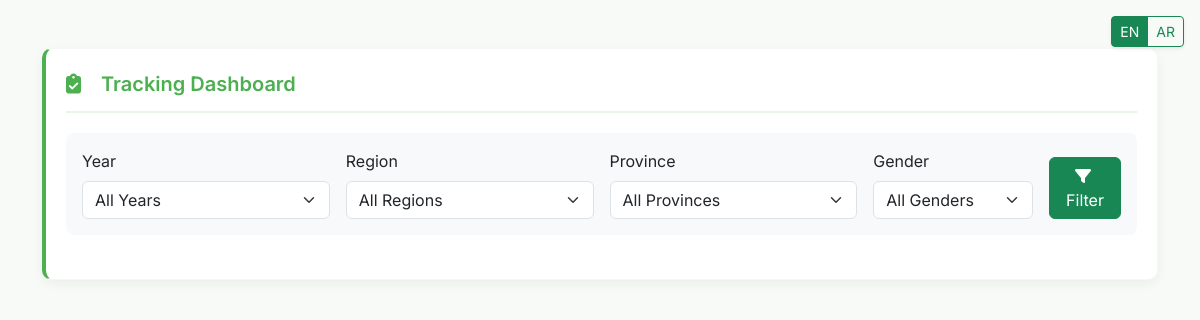
The app's page /tracking/, older data.
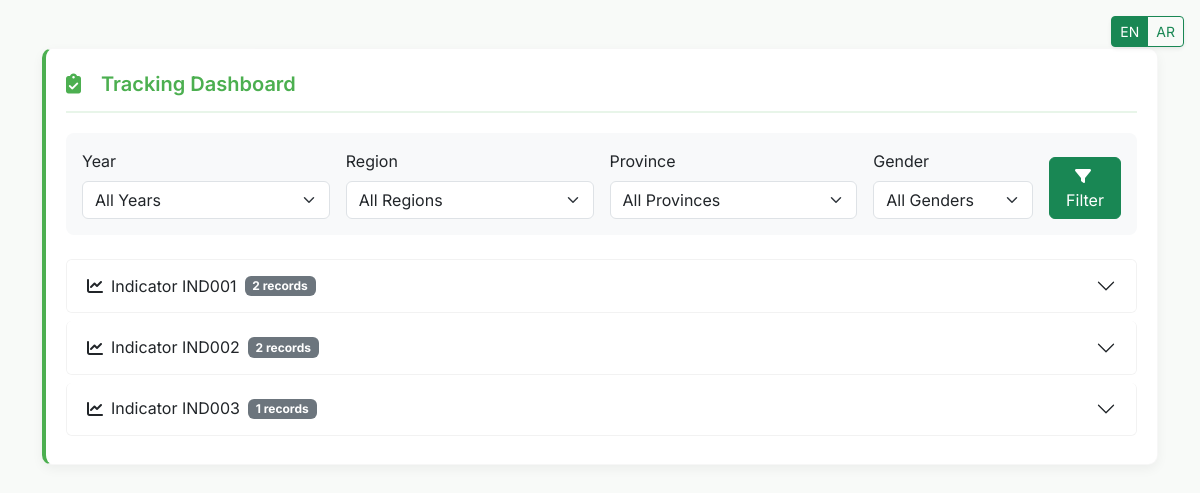
The same page, newer data.
### models.py (models this page shows)
class IndicatorValue(Base):
    __tablename__ = "indicator_values"
    record_id = Column(Integer, primary_key=True, index=True, autoincrement=True)
    indicator_id = Column(String, ForeignKey("indicators.id"))
    year = Column(Integer)
    region = Column(Text, nullable=True)
    province = Column(Text, nullable=True)
    gender = Column(Text, nullable=True)
    value = Column(Text, nullable=True)
    unit = Column(Text, nullable=True)
    source = Column(Text, nullable=True)
    last_updated = Column(DateTime, server_default=func.now(), onupdate=func.now())
    tracking_status = Column(Text, nullable=True)
    tracking_message = Column(Text, nullable=True)
    imported_by = Column(String, nullable=True)
    imported_at = Column(DateTime, server_default=func.now())

### main.py (the view)
@app.get("/tracking/", response_class=HTMLResponse)
def tracking_dashboard(
    request: Request,
    db: Session = Depends(get_db),
    year: Optional[int] = Query(None),
    region: Optional[str] = Query(None),
    province: Optional[str] = Query(None),
    gender: Optional[str] = Query(None),
):
    query = db.query(IndicatorValue).filter(IndicatorValue.tracking_status.isnot(None))
    if year:
        query = query.filter(IndicatorValue.year == year)
    if region:
        query = query.filter(IndicatorValue.region == region)
    if province:
        query = query.filter(IndicatorValue.province == province)
    if gender:
        query = query.filter(IndicatorValue.gender == gender)
    values = query.order_by(IndicatorValue.year.desc()).all()
    tracking_by_indicator = {}
    for value in values:
        tracking_by_indicator.setdefault(value.indicator_id, []).append(value)
    filter_query = db.query(
        IndicatorValue.year,
        IndicatorValue.region,
        IndicatorValue.province,
        IndicatorValue.gender
    ).filter(IndicatorValue.tracking_status.isnot(None)).distinct()
    filter_results = filter_query.all()
    filter_years = sorted({r.year for r in filter_results if r.year}, reverse=True)
    filter_regions = sorted({r.region for r in filter_results if r.region})
    filter_provinces = sorted({r.province for r in filter_results if r.province})
    filter_genders = sorted({r.gender for r in filter_results if r.gender})
    return templates.TemplateResponse("tracking.html", {
        "request": request,
        "tracking_by_indicator": tracking_by_indicator,
        "filter_years": filter_years,
        "filter_regions": filter_regions,
        "filter_provinces": filter_provinces,
        "filter_genders": filter_genders,
        "selected_year": year,
        "selected_region": region,
        "selected_province": province,
        "selected_gender": gender,
        "lang": get_lang(request),
    })

### templates/tracking.html (shortened to what this page needs)
<!DOCTYPE html>
{% set current_lang = request.query_params.get('lang', lang if lang is defined else 'en') if request else (lang if lang is defined else 'en') %}
<html lang="{{ current_lang }}" dir="{{ 'rtl' if current_lang == 'ar' else 'ltr' }}">
<head>
    <link href="https://cdn.jsdelivr.net/npm/bootstrap@5.3.0/dist/css/bootstrap.min.css" rel="stylesheet">
    <link rel="stylesheet" href="https://cdnjs.cloudflare.com/ajax/libs/font-awesome/6.4.0/css/all.min.css">
</head>
<body>
    <div class="position-fixed top-0 end-0 p-3" style="z-index: 10;">
        <div class="btn-group btn-group-sm shadow-sm" role="group">
            <a class="btn {% if current_lang == 'en' %}btn-success{% else %}btn-outline-success{% endif %}" href="?lang=en">EN</a>
            <a class="btn {% if current_lang == 'ar' %}btn-success{% else %}btn-outline-success{% endif %}" href="?lang=ar">AR</a>
        </div>
    </div>
    <div class="container pt-5">
        <div class="section-card">
            <div class="section-title">
                <i class="fas fa-clipboard-check me-2"></i>{{ 'لوحة التتبع' if current_lang == 'ar' else 'Tracking Dashboard' }}
            </div>
            <div class="filter-card">
                <form method="get" class="row g-3">
                    <div class="col-md-3">
                        <label for="year" class="form-label">{{ 'السنة' if current_lang == 'ar' else 'Year' }}</label>
                        <select class="form-select" name="year" id="year">
                            <option value="">{{ 'كل السنوات' if current_lang == 'ar' else 'All Years' }}</option>
                        </select>
                    </div>
                    <div class="col-md-3">
                        <label for="region" class="form-label">{{ 'المنطقة' if current_lang == 'ar' else 'Region' }}</label>
                        <select class="form-select" name="region" id="region">
                            <option value="">{{ 'كل المناطق' if current_lang == 'ar' else 'All Regions' }}</option>
                        </select>
                    </div>
                    <div class="col-md-3">
                        <label for="province" class="form-label">{{ 'المحافظة' if current_lang == 'ar' else 'Province' }}</label>
                        <select class="form-select" name="province" id="province">
                            <option value="">{{ 'كل المحافظات' if current_lang == 'ar' else 'All Provinces' }}</option>
                        </select>
                    </div>
                    <div class="col-md-2">
                        <label for="gender" class="form-label">{{ 'النوع' if current_lang == 'ar' else 'Gender' }}</label>
                        <select class="form-select" name="gender" id="gender">
                            <option value="">{{ 'كل الأنواع' if current_lang == 'ar' else 'All Genders' }}</option>
                        </select>
                    </div>
                    <div class="col-md-1 d-flex align-items-end">
                        <button type="submit" class="btn btn-success w-100">
                            <i class="fas fa-filter me-1"></i> {{ 'تصفية' if current_lang == 'ar' else 'Filter' }}
                        </button>
                    </div>
                </form>
            </div>
            <div class="accordion" id="trackingAccordion">
                {% for indicator_id, records in tracking_by_indicator.items() %}
                <div class="accordion-item">
                    <h2 class="accordion-header" id="heading-{{ loop.index }}">
                        <button class="accordion-button collapsed" type="button" data-bs-toggle="collapse"
                                data-bs-target="#collapse-{{ loop.index }}" aria-expanded="false"
                                aria-controls="collapse-{{ loop.index }}">
                            <i class="fas fa-chart-line me-2"></i>{{ 'مؤشر' if current_lang == 'ar' else 'Indicator' }} {{ indicator_id }}
                            <span class="badge bg-secondary ms-2">{{ records|length }} {{ 'سجلات' if current_lang == 'ar' else 'records' }}</span>
                        </button>
                    </h2>
                </div>
                {% endfor %}
            </div>
        </div>
    </div>
</body>
</html>

### templates/tracking.html (style rules this page uses)
:root { --primary-green: #4CAF50; --light-green: #E8F5E9; --dark-green: #388E3C; --accent-green: #81C784; }
body { background-color: #f8faf8; font-family: 'Inter', 'Segoe UI', Tahoma, Geneva, Verdana, sans-serif; }
.section-card { background-color: white; border-radius: 10px; padding: 1.25rem; box-shadow: 0 4px 12px rgba(0, 0, 0, 0.05); margin-bottom: 1.5rem; border: 1px solid rgba(0, 0, 0, 0.03); transition: transform 0.3s ease, box-shadow 0.3s ease; border-left: 4px solid var(--primary-green); }
.section-title { font-weight: 600; font-size: 1.25rem; margin-bottom: 1.25rem; color: var(--primary-green); display: flex; align-items: center; gap: 0.75rem; padding-bottom: 0.75rem; border-bottom: 2px solid var(--light-green); }
.accordion-item { border-radius: 6px !important; overflow: hidden; margin-bottom: 0.5rem; border: 1px solid rgba(0, 0, 0, 0.05); }
.filter-card { background-color: #f8f9fa; border-radius: 8px; padding: 1rem; margin-bottom: 1.5rem; }

Row changes from the older to the newer data that the page shows:
added IndicatorValue: value "Indicator", indicator "IND001", records "2", value "records"
added IndicatorValue: value "Indicator", indicator "IND002", records "2", value "records"
added IndicatorValue: value "Indicator", indicator "IND003", records "1", value "records"
